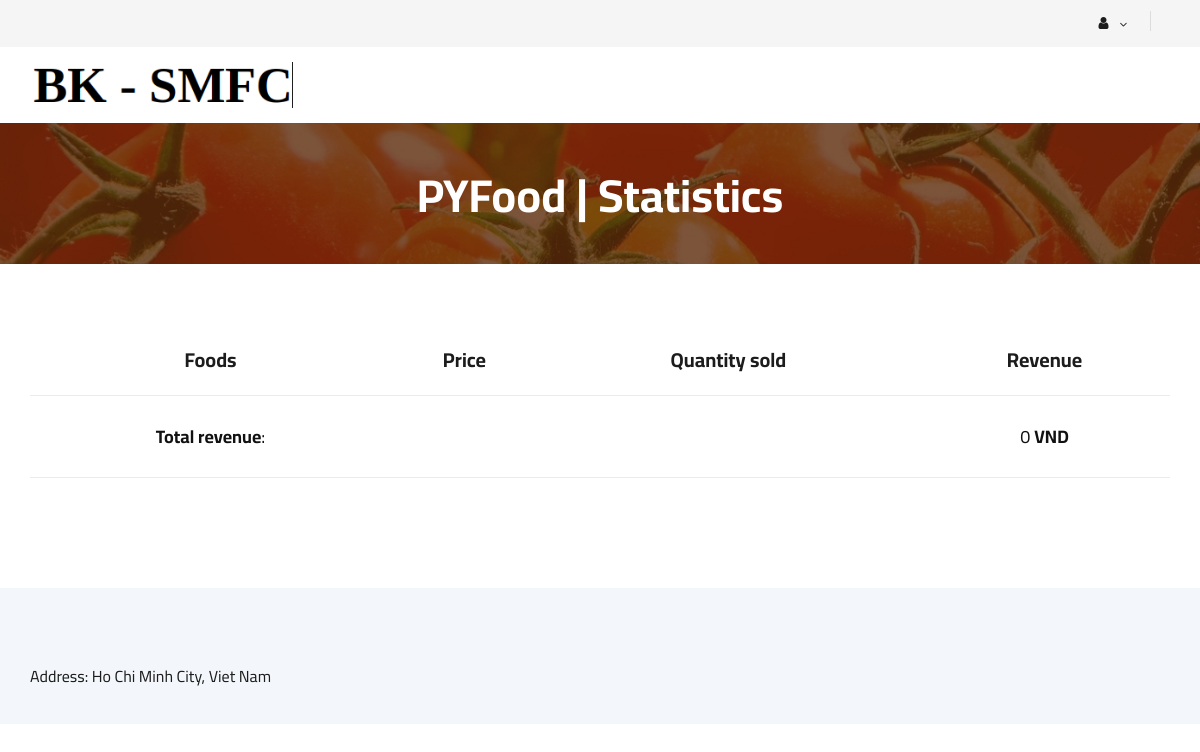
/vendorowner/view-report/2/ (signed in), run on an earlier commit of the app's database.
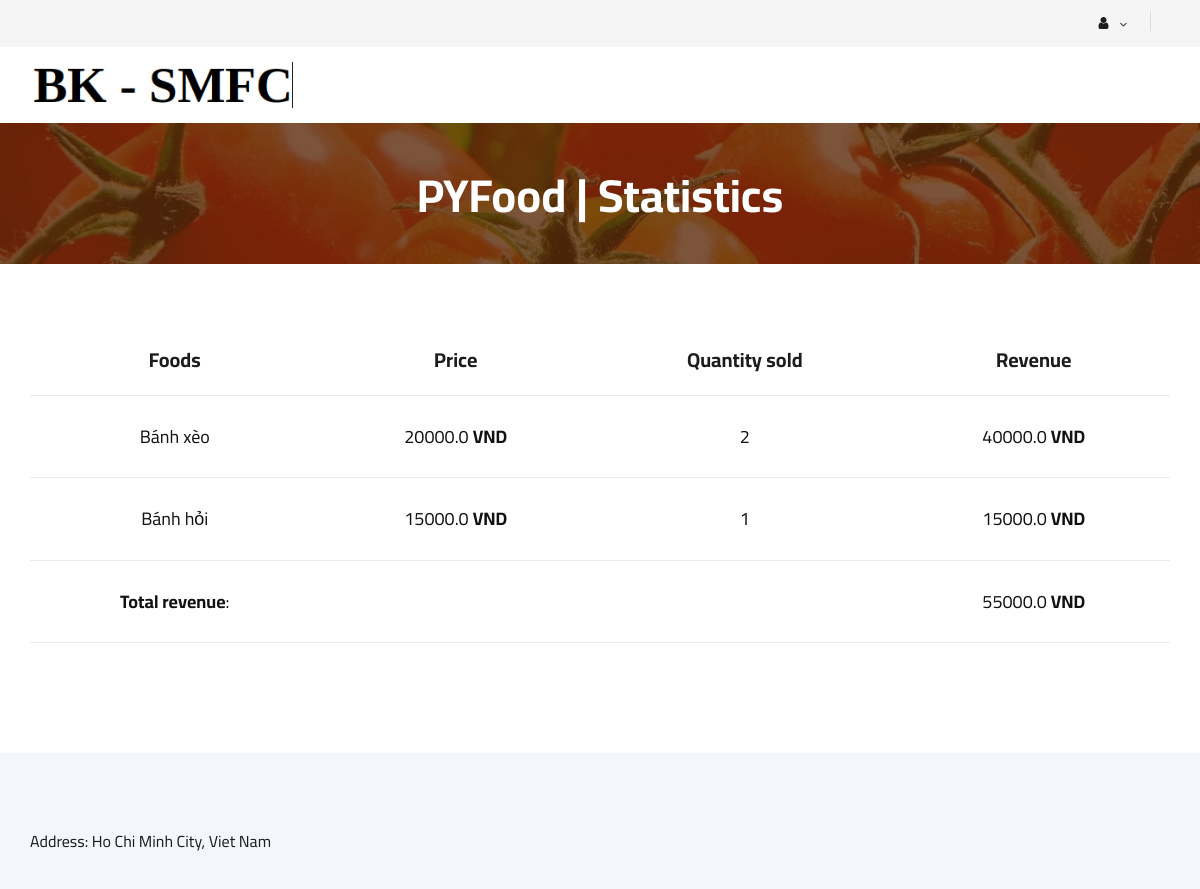
And on a later commit of the database.
### model/models/order.py (models this page shows)
class OrdersLog(models.Model):
    food = models.ForeignKey(Food, on_delete=models.CASCADE)
    quantity = models.IntegerField(default=0)
    vendor = models.ForeignKey(Vendor, on_delete=models.CASCADE)
    @property
    def revenue(self):
        return round(self.food.price*self.quantity,4)
        verbose_name = 'OrderItem'
        verbose_name_plural = 'OrderItems'

### model/models/food.py (models this page shows, shortened)
class Food(models.Model):
    category = models.ForeignKey(Category, on_delete=models.CASCADE, blank=True)
    name = models.CharField(max_length=100)
    vendor = models.ForeignKey(Vendor, on_delete=models.CASCADE)
    description = models.TextField(blank=True, max_length=256)
    price = models.FloatField(default=0)
    image = models.ImageField(upload_to='food_images/%Y/%m/%d', blank=True)
    class Meta:
        verbose_name = 'Food'
        verbose_name_plural = 'Foods'

### vendorowner/views.py (the view)
# urls.py: path('view-report/<int:vendor_id>/', ViewStatistics, name='view-statistics')
def ViewStatistics(request, vendor_id):
    products_statistics = VendorOwnerServices.Statistics(vendor_id)
    total_revenue = 0
    for product_statistics in products_statistics:
        total_revenue+=product_statistics.revenue
    context = {
        'vendor_name': Vendor.objects.get(id=vendor_id).name,
        'products_statistics': products_statistics,
        'total_revenue' : total_revenue,
    }
    return render(request, 'vendorowner/report.html', context)

### vendorowner/vendorowner.py (called while the page is built)
    @staticmethod
    def Statistics(vendor_id):
        products_statistics = OrdersLog.objects.filter(vendor=Vendor.objects.get(id=vendor_id))
        return products_statistics

### templates/vendorowner/report.html (shortened to what this page needs)
{% extends 'vendorowner/base.html' %}
{% block BreadcrumbTitle%}
    <h2>{{vendor_name}} | Statistics</h2>
{% endblock %}
{% block content %}
    <section class="shoping-cart spad">
        <div class="container">
            <div class="row">
                <div class="col-lg-12">
                    <div class="shoping__cart__table">
                        <table>
                            <thead>
                                <tr>
                                    <th>Foods</th>
                                    <th>Price</th>
                                    <th>Quantity sold</th>
                                    <th>Revenue</th>
                                </tr>
                            </thead>
                            <tbody>
                                {% for product_statistics in products_statistics %}
                                    <tr>
                                        <td>
                                            <h5>{{product_statistics.food.name}}</h5>
                                        </td>
                                        <td>
                                            <h5>{{product_statistics.food.price}} <b>VND</b></h5>
                                        </td>
                                        <td>
                                            <h5>{{product_statistics.quantity}}</h5>
                                        </td>
                                        <td>
                                            <h5>{{product_statistics.revenue}} <b>VND</b></h5>
                                        </td>
                                    </tr>
                                {% endfor %}
                                <tr>
                                    <td>
                                        <h5><b>Total revenue</b>:</h5>
                                    </td>
                                    <td>
                                    </td>
                                    <td>
                                    </td>
                                    <td>
                                        <h5>{{total_revenue}} <b>VND</b> </h5>
                                    </td>
                                </tr>
                            </tbody>
                        </table>
                    </div>
                </div>
            </div>
        </div>
    </section>
{% endblock %}

What changed in the data, as far as the page shows it:
added OrdersLog: food.name "Bánh xèo", food.price "20000.0", quantity "2", revenue "40000.0"
added OrdersLog: food.name "Bánh hỏi", food.price "15000.0", quantity "1", revenue "15000.0"
Also different on the page:
{{ total_revenue }}: "0" → "55000.0"
